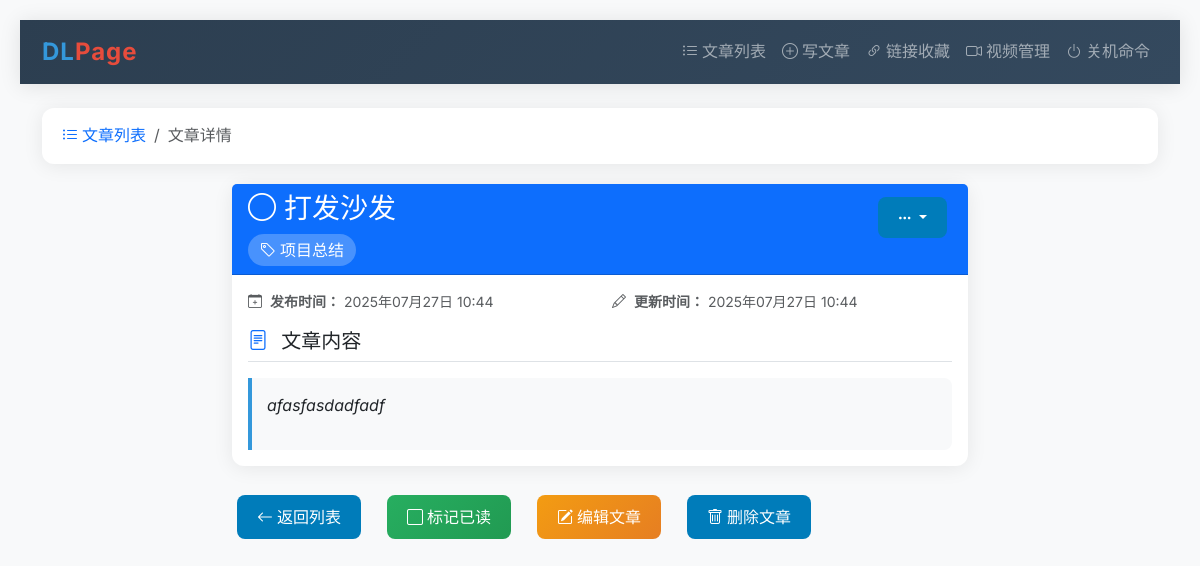
The app's page /api/datapost/article/detail/1/ with its own data.
### datapost/models.py (models this page shows, shortened)
class Article(models.Model):
    title = models.CharField(max_length=200, verbose_name="文章标题")
    content = models.TextField(verbose_name="文章内容")
    article_type = models.CharField(max_length=100, verbose_name="文章类型")
    audio_url = models.URLField(max_length=500, blank=True, verbose_name="音频链接")
    video_url = models.URLField(max_length=500, blank=True, verbose_name="视频链接")
    remarks = models.TextField(blank=True, verbose_name="备注")
    is_read = models.BooleanField(default=False, verbose_name="是否已读")
    created_at = models.DateTimeField(auto_now_add=True, verbose_name="创建时间")
    updated_at = models.DateTimeField(auto_now=True, verbose_name="更新时间")
    class Meta:
        verbose_name = "文章"
        verbose_name_plural = "文章"
        ordering = ['-created_at']

### datapost/views.py (the view)
# urls.py: path('article/detail/<int:article_id>/', article_detail_page, name='article_detail_page'),
def article_detail_page(request, article_id):
    try:
        article = Article.objects.get(id=article_id)
        context = {'article': article}
        return render(request, 'datapost/article_detail.html', context)
    except Article.DoesNotExist:
        return render(request, 'datapost/article_not_found.html', {'article_id': article_id})

### datapost/templates/datapost/article_detail.html (shortened to what this page needs)
{% extends "datapost/base.html" %}
{% block content %}
    <div class="container">
        <nav aria-label="breadcrumb">
            <ol class="breadcrumb">
                <li class="breadcrumb-item">
                    <a href="{% url 'article_list_page' %}" class="text-decoration-none">
                        <i class="bi bi-list-ul me-1"></i>文章列表
                    </a>
                </li>
                <li class="breadcrumb-item active">文章详情</li>
            </ol>
        </nav>
        <div class="row">
            <div class="col-lg-8 mx-auto">
                <div class="card mb-4">
                    <div class="card-header {% if article.is_read %}bg-success{% else %}bg-primary{% endif %} text-white">
                        <div class="d-flex justify-content-between align-items-start">
                            <div class="flex-grow-1">
                                <h1 class="h3 mb-2 d-flex align-items-center">
                                    {% if article.is_read %}
                                        <i class="bi bi-check-circle-fill me-2"></i>
                                    {% else %}
                                        <i class="bi bi-circle me-2"></i>
                                    {% endif %}
                                    {{ article.title }}
                                </h1>
                                <span class="badge bg-light bg-opacity-25 fs-6">
                                    <i class="bi bi-tag me-1"></i>{{ article.article_type }}
                                </span>
                            </div>
                            <div class="dropdown">
                                <button class="btn btn-light btn-sm dropdown-toggle" type="button" data-bs-toggle="dropdown">
                                    <i class="bi bi-three-dots"></i>
                                </button>
                            </div>
                        </div>
                    </div>
                    <div class="card-body">
                        <div class="row text-muted small mb-3">
                            <div class="col-md-6">
                                <i class="bi bi-calendar-plus me-1"></i>
                                <span class="fw-semibold">发布时间：</span>
                                {{ article.created_at|date:"Y年m月d日 H:i" }}
                            </div>
                            {% if article.updated_at != article.created_at %}
                                <div class="col-md-6">
                                    <i class="bi bi-pencil me-1"></i>
                                    <span class="fw-semibold">更新时间：</span>
                                    {{ article.updated_at|date:"Y年m月d日 H:i" }}
                                </div>
                            {% endif %}
                        </div>
                        <div class="content-section">
                            <h5 class="border-bottom pb-2 mb-3">
                                <i class="bi bi-file-text text-primary me-2"></i>
                                文章内容
                            </h5>
                            <div class="content-preview">
                                {{ article.content|linebreaks }}
                            </div>
                        </div>
                    </div>
                </div>
                <div class="d-flex gap-3 mb-4">
                    <a href="{% url 'article_list_page' %}" class="btn btn-outline-secondary">
                        <i class="bi bi-arrow-left me-1"></i>返回列表
                    </a>
                    <button onclick="toggleReadStatus({{ article.id }}, {{ article.is_read|yesno:'true,false' }})" class="btn {% if article.is_read %}btn-secondary{% else %}btn-success{% endif %}">
                        {% if article.is_read %}
                            <i class="bi bi-check-square me-1"></i>已读
                        {% else %}
                            <i class="bi bi-square me-1"></i>标记已读
                        {% endif %}
                    </button>
                    <a href="{% url 'article_edit_page' article.id %}" class="btn btn-warning">
                        <i class="bi bi-pencil-square me-1"></i>编辑文章
                    </a>
                    <button onclick="deleteArticle({{ article.id }}, '{{ article.title|escapejs }}')" class="btn btn-outline-danger">
                        <i class="bi bi-trash me-1"></i>删除文章
                    </button>
                </div>
            </div>
        </div>
    </div>
{% endblock %}

### datapost/static/datapost/css/style.css (style rules this page uses)
body { font-family: Arial, sans-serif; margin: 20px; line-height: 1.6; }
.btn { display: inline-block; padding: 8px 16px; margin: 5px; background: #007cba; color: white; text-decoration: none; border-radius: 3px; border: none; cursor: pointer; }
.btn-success { background-color: #28a745; }

### datapost/templates/datapost/base.html (style rules this page uses)
:root { --primary-color: #2c3e50; --secondary-color: #3498db; --accent-color: #e74c3c; --success-color: #27ae60; --warning-color: #f39c12; --light-bg: #f8f9fa; --card-shadow: 0 2px 20px rgba(0,0,0,0.08); --border-radius: 12px; }
body { font-family: 'Inter', sans-serif; background-color: var(--light-bg); color: #2c3e50; line-height: 1.6; }
.card { border: none; border-radius: var(--border-radius); box-shadow: var(--card-shadow); transition: all 0.3s ease; }
.btn { border-radius: 8px; font-weight: 500; padding: 10px 20px; transition: all 0.3s ease; }
.btn-success { background: linear-gradient(135deg, var(--success-color), #219a52); border: none; }
.btn-warning { background: linear-gradient(135deg, var(--warning-color), #e67e22); border: none; }
.breadcrumb { background: white; border-radius: var(--border-radius); padding: 15px 20px; margin-bottom: 20px; box-shadow: var(--card-shadow); }
.badge { font-weight: 500; padding: 8px 12px; border-radius: 20px; }
.content-preview { background: #f8f9fa; border-left: 4px solid var(--secondary-color); padding: 15px; border-radius: 0 8px 8px 0; font-style: italic; }

### records on screen
Article: title "打发沙发", article_type "项目总结", created_at "2025年07月27日 10:44", updated_at "2025年07月27日 10:44", content "afasfasdadfadf"
